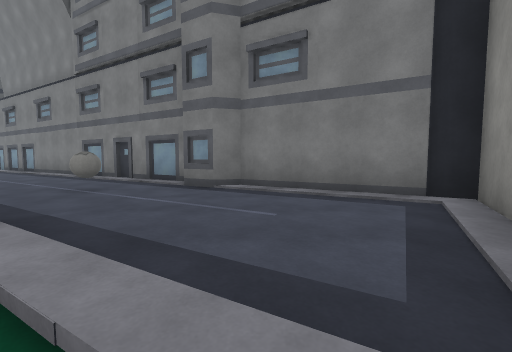
[1] (above)

20 first-person views from a walk through a 3-D level made in the Unity game engine. The camera is 1.5 m above the floor, tilts 4° down and sees 90° across. The floor is counted in squares, 2 m on a side. Each view is taken from the middle of a square. On the plan, view 1 faces up. The plan holds only what a view shows up to about 9 squares ahead; the rest is blank. The place goes on beyond the plan. The player is left out. Surface patterns are stand-ins for the level's own textures.

[2]
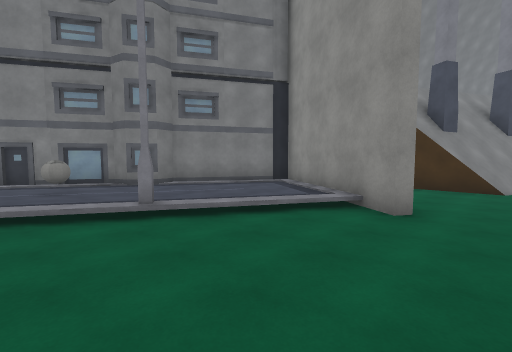

[3]
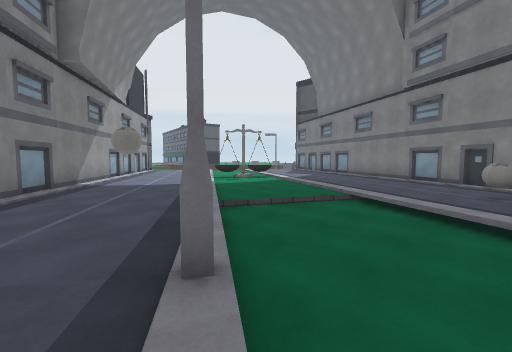

[4]
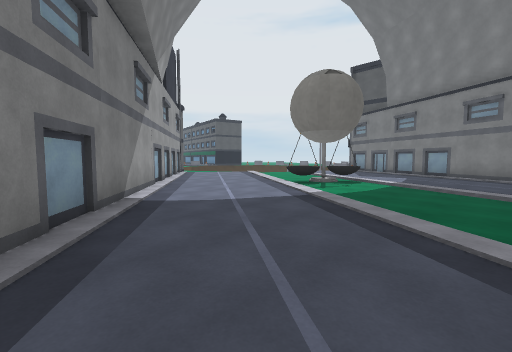

[5]
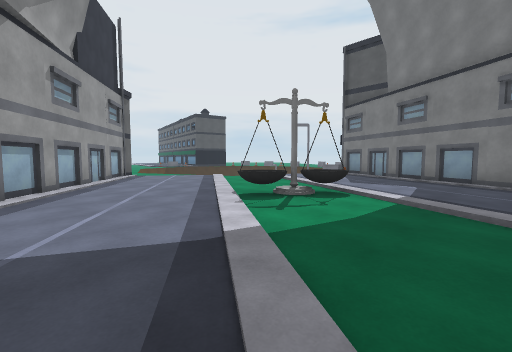

[6]
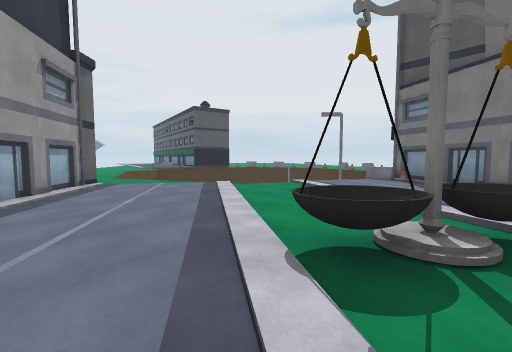

[7]
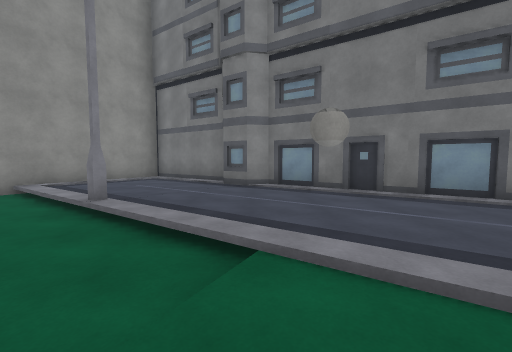

[8]
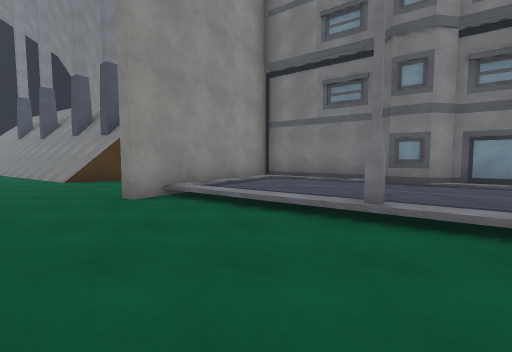

[9]
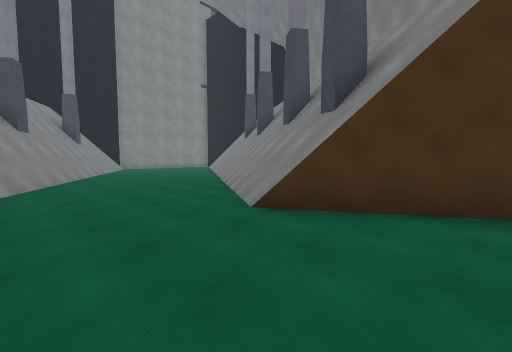

[10]
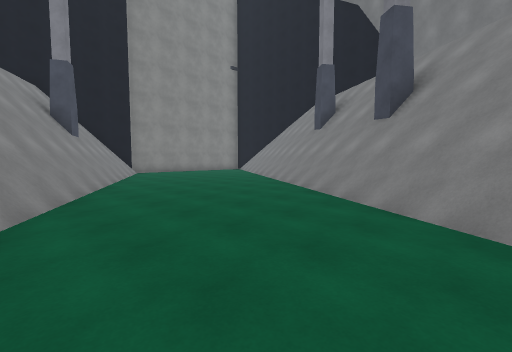

[11]
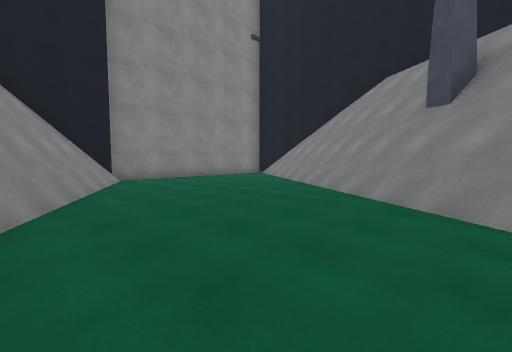

[12]
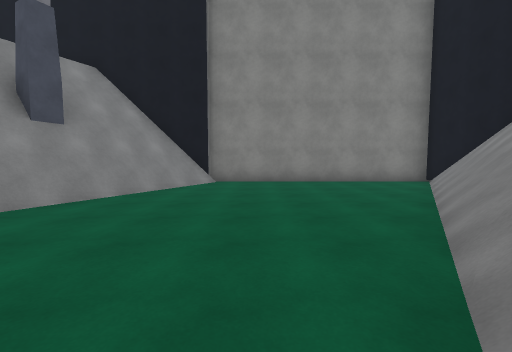

[13]
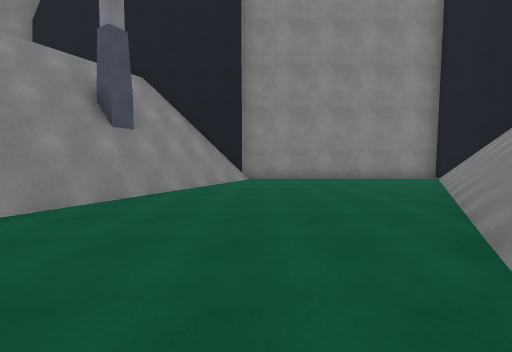

[14]
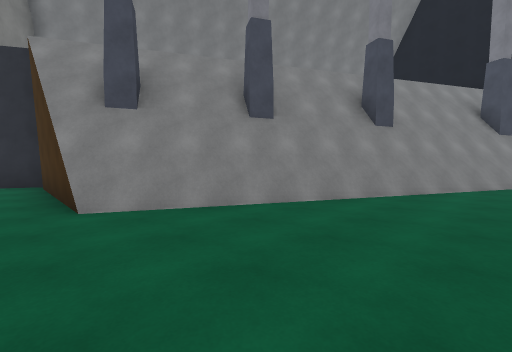

[15]
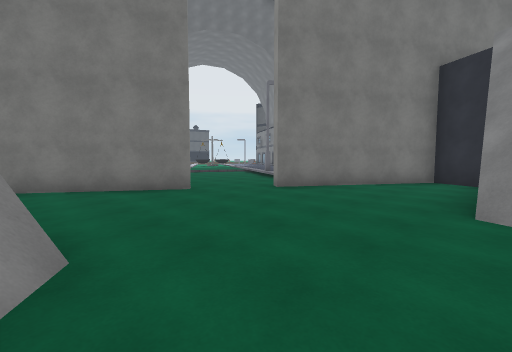

[16]
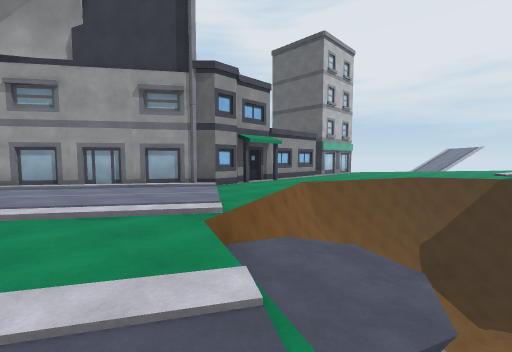

[17]
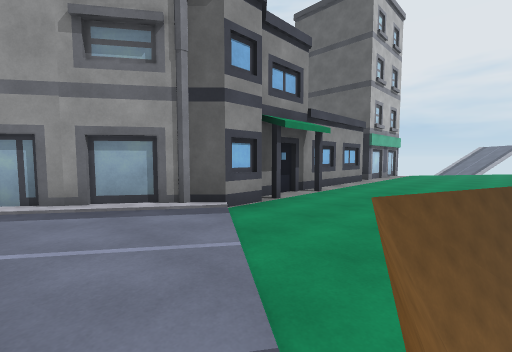

[18]
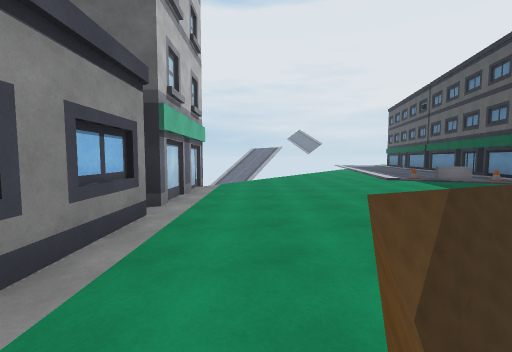

[19]
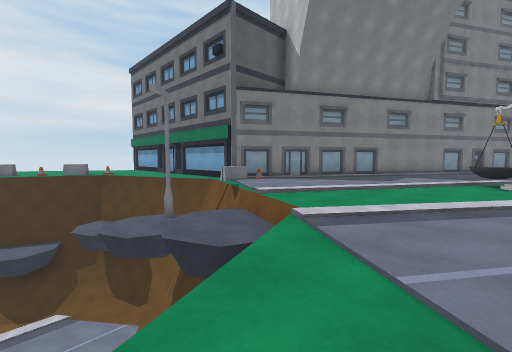

[20]
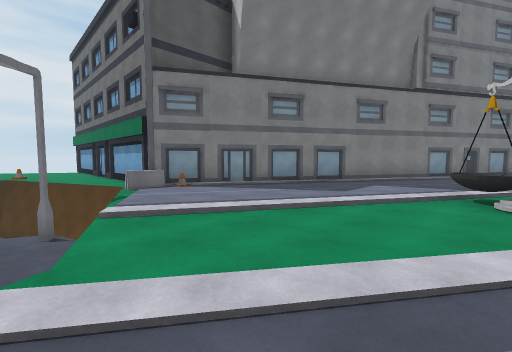

### Floor plan
Key: @ floor where view 1 was taken; # wall or solid block; . main floor; : floor 0.25 m higher than the main floor; - floor 0.25 m lower than the main floor; / step, stairs or slope; v drop or lower ground; O other object.
Columns run from 31 left of view 1 to 19 right of it. Each row starts with its distance up from view 1.
 13  Ovv        vvvOOOOOO
 12 .O.vv        vvv..O###
 11 O..vvvvv     vvv....:###
 10 ...vvvvvv    vvv......:##
  9 ....vvv      vv./:......###
  8 .....vvvvv  vv/.../.......###
  7 .......vvvvv.../....O......:###
  6  ...............././O/:......:#
  5   .......O##....../O.../....O.####
  4   O##########:.....:/..../.......##
  3             ###....../...///......###
  2               ##:.....//.---/O...##-#
  1                ###....../-----/..#--#
  0                  ##:...../-----@##--#
 -1                   ###......O--------##
 -2                     ##....../-------####
 -3                      ##:.....:#-------####
 -4                       ####...##---------###
 -5                          #:..#------------####
 -6                          #####---##---------###
 -7                             #  -#####---------###
 -8                                ##  ###----------###
 -9                                      ###----------#
-10                                       ###---------#
-11                                         ###-------#
-12                                          ###------#
-13                                            ###----#
-14                                              ##---#
-15                                               ###-#
-16                                                 ###

Positions as (right, up) in squares from view 1, and headings:
1: (0, 0), facing up
2: (-4, -2), facing up-right
3: (-3, -2), facing up-left
4: (-7, -2), facing up-left
5: (-8, 1), facing up-left
6: (-11, 3), facing up-left
7: (-7, 3), facing down
8: (-3, 2), facing down
9: (0, -3), facing down-right
10: (5, -4), facing down-right
11: (9, -6), facing down-right
12: (10, -10), facing right
13: (9, -9), facing right
14: (4, -6), facing up-right
15: (5, -6), facing up-left
16: (-15, 11), facing down-left
17: (-17, 8), facing down-left
18: (-22, 6), facing left
19: (-20, 6), facing up-right
20: (-17, 6), facing up-right
